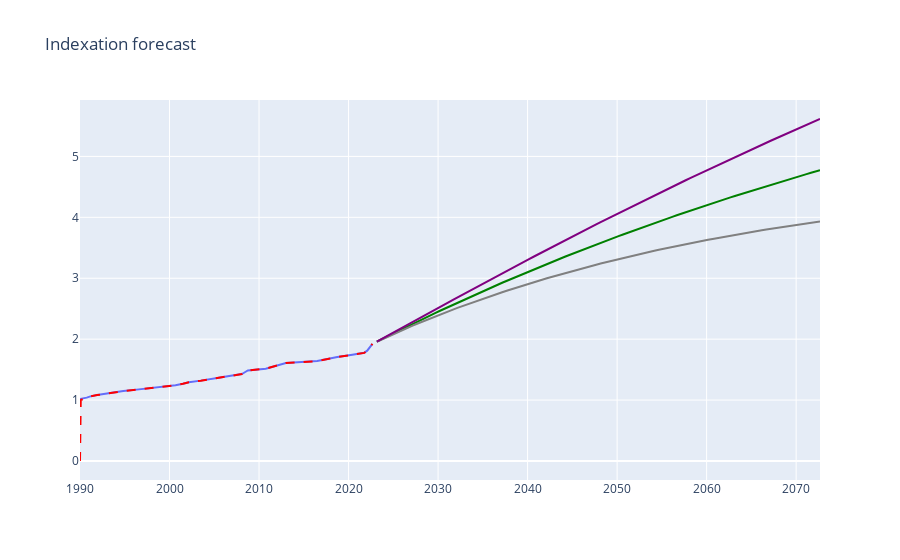

Notebook code for this chart:
### Code cell
# plot forecast
fig = make_subplots(rows=1, cols=1)
fig.add_trace(px.line(df, x='valid_since', y='index', title='Indexation').data[0], row=1, col=1)
fig.add_trace(px.line(df, x='valid_since', y=arima_model_fit.fittedvalues, title='Indexation').data[0], row=1, col=1)
fig.add_trace(px.line(forecast_df, x=forecast_df.index, y='mean', title='Indexation').data[0], row=1, col=1)
fig.add_trace(px.line(forecast_df, x=forecast_df.index, y='mean_ci_lower', title='Indexation').data[0], row=1, col=1)
fig.add_trace(px.line(forecast_df, x=forecast_df.index, y='mean_ci_upper', title='Indexation').data[0], row=1, col=1)

# change color of trace
# change color of trace 
fig.data[1].line.color = 'red'
# add name 
fig.data[1].name = 'ARIMA model fit'
# dashed line
fig.data[1].line.dash = 'dash'

# change color of trace
fig.data[2].line.color = 'green'
fig.data[3].line.color = 'grey'
fig.data[4].line.color = 'purple'

# add legend
fig.update_layout(showlegend=True, title='Indexation forecast')

fig.show()
